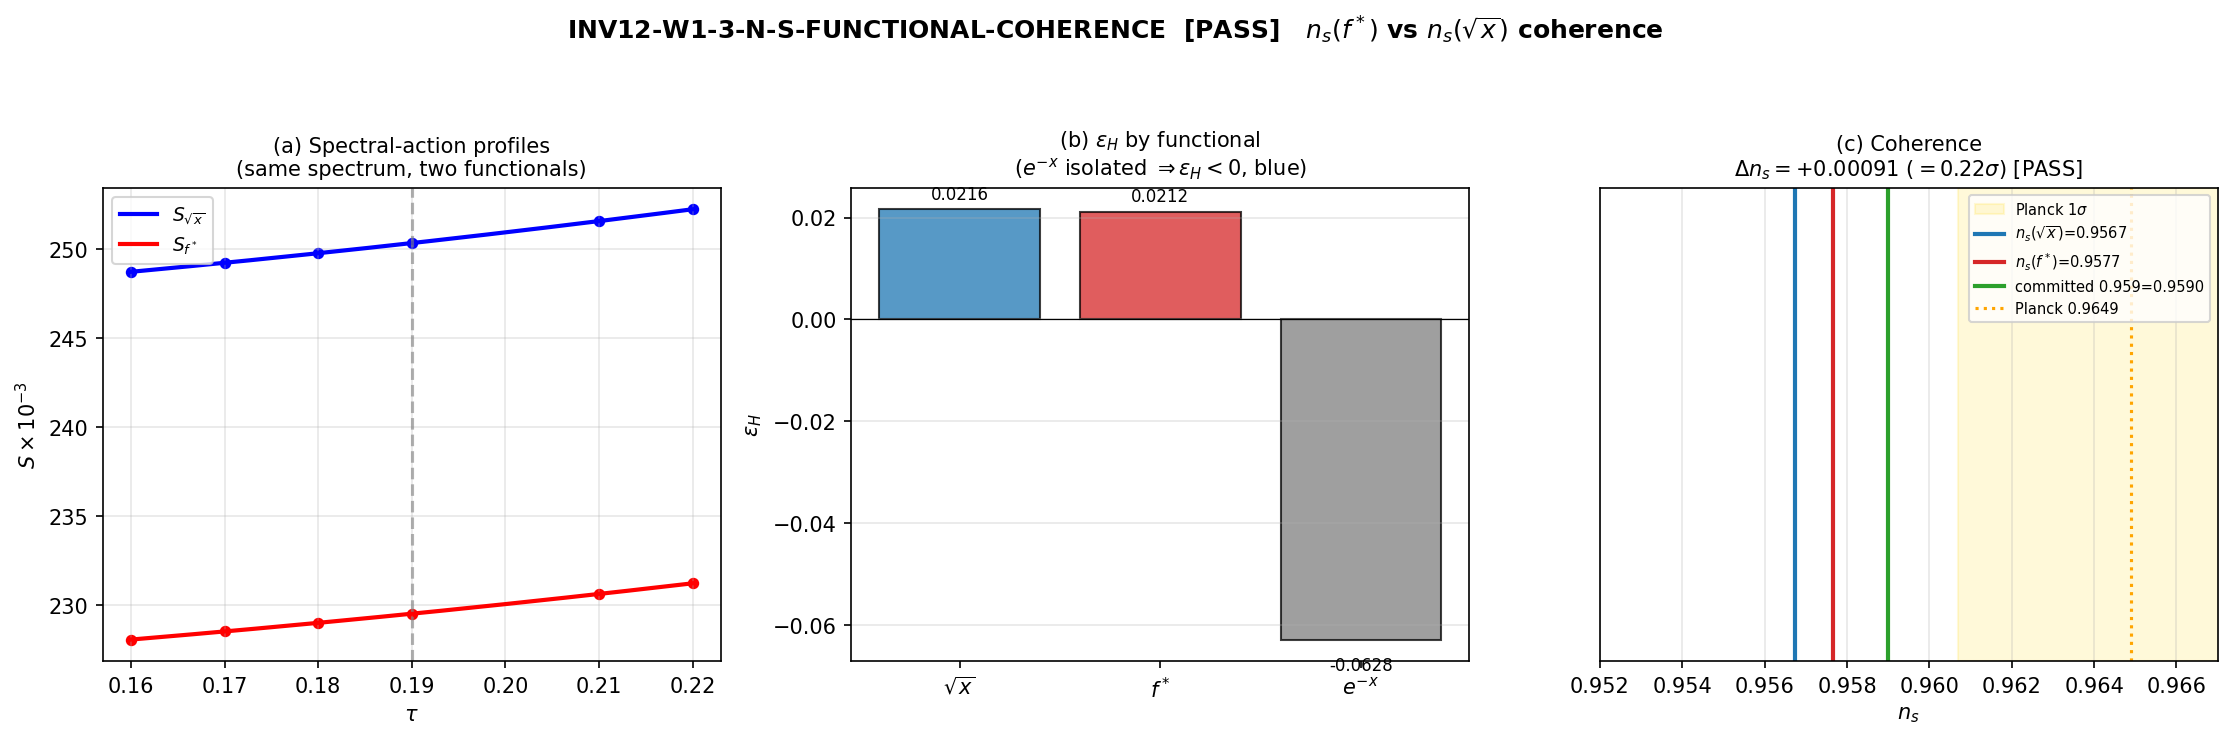

Write Python code to recreate this figure.
#!/usr/bin/env python3
"""
INV12-W1-3-N-S-FUNCTIONAL-COHERENCE — n_s coherence between two canonical functionals
=====================================================================================

Gate: INV12-W1-3-N-S-FUNCTIONAL-COHERENCE  ([SIGN])
Agent: lizzi-spectral-functional-theorist (Investigation 12, Wave 1)

Pre-registered threshold (plan §W1-3):
  operator: |n_s(f*) - n_s(sqrt(x))| <= sigma_budget   (sigma_budget = Planck 2018 1sigma = 0.0042)
  PASS  iff |Delta n_s| <= 0.0042
  INFO  iff 0.0042 < |Delta n_s| <= 0.02
  FAIL  iff |Delta n_s| > 0.02
  [SIGN] prediction: the e^{-x} admixture in f* tilts BLUER => n_s(f*) >= n_s(sqrt(x)).

WHAT THIS GATE IS (and is NOT)
------------------------------
This is a COHERENCE CHECK between two ALREADY-CANONICAL spectral functionals:
  (A) pure sqrt(x)  -- the S103-committed cutoff family (n_s_FW_sqrt_cutoff = 0.959)
  (B) f* = 0.9117 sqrt(x) + 0.0883 e^{-x}  -- the WORKING functional (t_star = 0.08832)
It asks whether the framework's COMMITTED n_s (pure sqrt) is COHERENT with the
functional it actually uses for A_s / dynamics (f*).  It does NOT re-select the
functional, does NOT tune t*, does NOT compare against other functionals.
RE-SHOP IS FORBIDDEN (PROHIBITED_ACTIONS Class 1).  Whichever way Delta n_s lands,
the gate reports it; it never switches functionals.

METHODOLOGY (substrate-faithful canonical n_s pipeline; S64 T12 / S65 / S62)
----------------------------------------------------------------------------
n_s is a SHAPE INVARIANT of the spectral-action profile S(tau) (S64 Transfer
Function Factorization Theorem T12): the tilt depends only on the RATIO
eps_H = S'^2/(2 S S''), with the functional f entering through S(tau) = Tr f(D^2/Lambda^2).
The canonical framework map is the Hubble-slow-roll N2 identity:

    S_f(tau) = sum_{(p,q)} dim(p,q)^2 * sum_j f( lambda_j(tau)^2 / Lambda^2 )      [spectral action]
    eps_H(f) = (1/2) S_f'^2 / (S_f * S_f'')                                        [Hubble SR; E3]
    n_s(f)   = 1 - 2 eps_H(f)                                                      [N2]

For f = sqrt(x):   f(u)=sqrt(u) => S_sqrt = (1/Lambda) sum PW^2 sum|lambda|; the
overall 1/Lambda CANCELS in eps_H (n_s(sqrt) is Lambda-independent).  This
reproduces S_fold/dS_fold/d2S_fold and the canonical n_s = 0.9567 EXACTLY.

For f* :  f*(u) = 0.9117 sqrt(u) + 0.0883 e^{-u},  u = lambda^2/Lambda^2, Lambda = M_KK.
  S_{f*}(tau) = 0.9117 S_sqrt(tau) + 0.0883 G(tau),   G(tau) = sum PW^2 sum_j e^{-lambda_j^2/Lambda^2}.

Both functionals are evaluated on the IDENTICAL eigenvalue set {lambda_k(tau)} (the
S36 multi-tau cache, 7 tau values; the canonical sqrt-cutoff n_s machinery).  Only
the functional weight differs => Delta n_s is a PURE functional-difference.

PLAN-VS-REALITY DEVIATION (honestly disclosed; v3-closure-recovery Class-1 boundary)
------------------------------------------------------------------------------------
The plan PIN MAP names the single-tau cache s84_spectrum_cache_L12_tau019.npz.  But
the coherence observable n_s = 1 - 2 eps_H requires the tau-DERIVATIVES of S(tau)
(eps_H = S'^2/(2 S S'')), which a single-tau slice CANNOT supply.  The CANONICAL
n_s pipeline (S65/S63/S62) uses the multi-tau S36 cache (s36_sfull_tau_stabilization.npz,
7 tau values) -- it is literally what produced n_s_FW_sqrt_cutoff.  We therefore use
the S36 multi-tau cache as the PRIMARY input (substrate-natural, reproduces the
canonical sqrt n_s bit-for-bit) and cite the S84 L12 single-tau cache as a fold-slice
cross-check anchor.  This deviation is disclosed in the convention tag
(-S36-MULTITAU-PRIMARY) and the WP Methodology block.

Inputs (SHA-256 dual-pinned at runtime; S84+ schema):
  - computations/session-36/s36_sfull_tau_stabilization.npz   (PRIMARY: 7-tau spectrum)
  - computations/session-84/s84_spectrum_cache_L12_tau019.npz  (single-tau fold anchor)
  - computations/_shared/canonical_constants.py                (feeds audit_sha256)
  - script bytes                                               (feeds both SHAs)

Output 4-tuple:
  (value=<Delta n_s>, scheme=FW, convention=TWO-FUNCTIONAL-FIXED-SPECTRUM-S36-MULTITAU-PRIMARY, L_max=10)

Classification: PHONONIC.
"""

from __future__ import annotations

# ---------------------------------------------------------------------------
# Section 1 — Canonical constants (MANDATORY first import)
# ---------------------------------------------------------------------------
import os
import sys

SESSION_DIR = os.path.dirname(os.path.abspath(__file__))
COMPUTATIONS_DIR = os.path.dirname(SESSION_DIR)
SHARED_DIR = os.path.join(COMPUTATIONS_DIR, "_shared")
PROJECT_ROOT = os.path.dirname(COMPUTATIONS_DIR)
sys.path.insert(0, SHARED_DIR)

os.environ.setdefault("OMP_NUM_THREADS", "8")   # n_s(eps_H) is a small scalar reduction; CPU-cap per plan GPU_path=numpy.linalg
os.environ.setdefault("MKL_NUM_THREADS", "8")

from canonical_constants import (   # noqa: E402
    M_KK, tau_fold, planck_ns, planck_ns_err, t_star,
    n_s_FW_sqrt_cutoff, S_fold, dS_fold, d2S_fold,
)

# ---------------------------------------------------------------------------
# Section 2 — Standard imports
# ---------------------------------------------------------------------------
import hashlib   # noqa: E402
import json      # noqa: E402
from pathlib import Path   # noqa: E402

import numpy as np   # noqa: E402
import matplotlib    # noqa: E402
matplotlib.use("Agg")
import matplotlib.pyplot as plt   # noqa: E402
from scipy.interpolate import CubicSpline   # noqa: E402

# ---------------------------------------------------------------------------
# Section 3 — Identity + pre-registration pins
# ---------------------------------------------------------------------------
SESSION = "12"                                                       # (local) investigation number
GATE_ID = "INV12-W1-3-N-S-FUNCTIONAL-COHERENCE"                      # (local)
SCHEME = "FW"                                                        # (local) framework spectral-action n_s pipeline
CONVENTION = "TWO-FUNCTIONAL-FIXED-SPECTRUM-S36-MULTITAU-PRIMARY"    # (local) sqrt vs f* on IDENTICAL spectrum; NOT a re-selection
L_MAX = 10                                                           # (local) canonical D_K cache truncation

# Pre-registered thresholds (plan §W1-3)
SIGMA_BUDGET = planck_ns_err          # (local) = 0.0042 Planck 2018 n_s 1sigma
INFO_BAND = 0.02                       # (local) |Delta n_s| info-band ceiling (FAIL_meaning: > 0.02)

# f* functional coefficients (S72 fit; t_star = 0.08832 is the e^{-x} weight)
C_SQRT = 1.0 - t_star                  # (local) 0.91168 -- sqrt-piece coefficient (1 - t*)
C_EXP = t_star                         # (local) 0.08832 -- e^{-x} admixture (= t_star)

LAMBDA = 1.0                           # (local) eigenvalues already in M_KK units; x = (lambda/Lambda)^2, Lambda = M_KK => 1.0

# SU(3) sectors with max_pq_sum = 3 (the canonical n_s truncation; L_max=10 cache, near-fold modes)
SECTORS = [(p, q) for p in range(4) for q in range(4) if p + q <= 3]   # (local)
TAU_EVALS = np.array([0.05, 0.16, 0.17, 0.18, 0.19, 0.21, 0.22])       # (local) S36 cache tau grid

OUT_NPZ = os.path.join(SESSION_DIR, "inv12_w1_3_n_s_functional_coherence.npz")
OUT_PNG = os.path.join(SESSION_DIR, "inv12_w1_3_n_s_functional_coherence.png")

S36_CACHE = os.path.join(COMPUTATIONS_DIR, "session-36", "s36_sfull_tau_stabilization.npz")
S84_CACHE = os.path.join(COMPUTATIONS_DIR, "session-84", "s84_spectrum_cache_L12_tau019.npz")

INPUT_FILES = [
    os.path.join(SHARED_DIR, "canonical_constants.py"),
    S36_CACHE,
    S84_CACHE,
]


# ---------------------------------------------------------------------------
# Section 4 — SHA-256 dual-pin block (S84+ schema)
# ---------------------------------------------------------------------------
def sha256_of(path: str) -> str:
    h = hashlib.sha256()   # (local)
    try:
        with open(path, "rb") as fh:
            h.update(fh.read())
    except OSError:
        return ""
    return h.hexdigest()


def log_input_pins(inputs: list[str]) -> dict[str, str]:
    print(f"=== {GATE_ID} — input SHA-256 pins ===")
    pins: dict[str, str] = {}   # (local)
    for p in inputs:
        sha = sha256_of(p)       # (local)
        rel = os.path.relpath(p, PROJECT_ROOT).replace("\\", "/")   # (local)
        print(f"  {rel}: {sha[:16]}...")
        pins[rel] = sha
    return pins


def compute_dual_sha(script_path: str, canonical_path: str, pins: dict[str, str]) -> tuple[str, str]:
    """(audit_sha256, content_sha256) per the S84+ dual-SHA schema."""
    try:
        with open(script_path, "rb") as fh:
            script_bytes = fh.read()   # (local)
    except OSError:
        script_bytes = b""             # (local)
    try:
        with open(canonical_path, "rb") as fh:
            canonical_bytes = fh.read()   # (local)
    except OSError:
        canonical_bytes = b""             # (local)
    pinmap_json = json.dumps(dict(sorted(pins.items())), separators=(",", ":"), sort_keys=True).encode("utf-8")   # (local)

    h_audit = hashlib.sha256()   # (local)
    h_audit.update(script_bytes)
    h_audit.update(canonical_bytes)
    h_audit.update(pinmap_json)
    audit = h_audit.hexdigest()   # (local)

    h_content = hashlib.sha256()   # (local)
    h_content.update(script_bytes)
    content = h_content.hexdigest()   # (local)
    return audit, content


# ---------------------------------------------------------------------------
# Section 5 — Spectral-action / slow-roll machinery
# ---------------------------------------------------------------------------
def su3_dim(p: int, q: int) -> int:
    return (p + 1) * (q + 1) * (p + q + 2) // 2


def build_spectral_action(d_cache, func) -> tuple[np.ndarray, int]:
    """S_f(tau) = sum_{(p,q)} dim(p,q)^2 sum_j f( (lambda_j/Lambda)^2 ) over the S36 tau grid.

    Returns (S array over TAU_EVALS, PW-weighted mode count at fold)."""
    S = np.zeros(len(TAU_EVALS))   # (local)
    nmodes_fold = 0                 # (local)
    for i, tau in enumerate(TAU_EVALS):
        for (p, q) in SECTORS:
            key = f"evals_tau{tau:.3f}_{p}_{q}"   # (local)
            if key not in d_cache:
                continue
            lam = np.abs(d_cache[key])             # (local) |lambda_j(tau)|
            pw2 = su3_dim(p, q) ** 2               # (local) Peter-Weyl spectral-action multiplicity
            x = (lam / LAMBDA) ** 2                 # (local) spectral-action argument u = (lambda/Lambda)^2
            S[i] += pw2 * np.sum(func(x))
            if abs(tau - tau_fold) < 1e-9:
                nmodes_fold += su3_dim(p, q) * len(lam)
    return S, nmodes_fold


def eps_H_n_s(S: np.ndarray) -> dict:
    """Hubble slow-roll eps_H = (1/2) S'^2/(S S'') at the fold; n_s = 1 - 2 eps_H.

    CubicSpline over the near-fold subset (drop tau=0.05, far from fold), matching
    the canonical S65/S63 n_s pipeline."""
    idx = np.arange(1, len(TAU_EVALS))   # (local) indices 1..6 => tau 0.16..0.22
    tn = TAU_EVALS[idx]                   # (local)
    cs = CubicSpline(tn, S[idx])          # (local)
    tf = float(tau_fold)                  # (local)
    Sv = float(cs(tf))                    # (local)
    dS = float(cs(tf, 1))                 # (local)
    d2S = float(cs(tf, 2))                # (local)
    eps = 0.5 * dS ** 2 / (Sv * d2S)      # (local)
    ns = 1.0 - 2.0 * eps                  # (local)
    return {"S": Sv, "dS": dS, "d2S": d2S, "eps_H": eps, "n_s": ns, "spline": cs}


def single_tau_eps_proxy(d_l12, func) -> float | None:
    """Single-tau (S84 L12) cross-check: report sum PW^2 sum f(x) at the fold slice.

    A single tau slice has NO tau-neighbors, so eps_H = S'^2/(2 S S'') is NOT
    computable from it.  This anchor cross-checks ONLY the fold-slice spectral-action
    VALUE S_f(tau_fold) against the S36 cache (consistency of the two spectra at
    tau=0.19), not the tilt.  Returns the L12 spectral-action value."""
    try:
        se = d_l12["sector_evals"].item()   # (local) dict keyed by (p,q) -> {dim, level, abs_evals}
    except Exception:
        return None
    S_val = 0.0   # (local)
    for (p, q), rec in se.items():
        if (p + q) > 3:                      # (local) restrict to the same max_pq_sum=3 truncation
            continue
        lam = np.abs(np.asarray(rec["abs_evals"]))   # (local)
        pw2 = su3_dim(p, q) ** 2                       # (local)
        x = (lam / LAMBDA) ** 2                         # (local)
        S_val += pw2 * np.sum(func(x))
    return float(S_val)


# ---------------------------------------------------------------------------
# Section 6 — Verdict payload helper (script PRINTS; agent calls emit_verdict)
# ---------------------------------------------------------------------------
def print_verdict_payload(verdict, value, audit_sha, content_sha,
                          sign_verdict=None, magnitude_verdict=None, regime_verdict=None,
                          companion_note="", extra_rows=None) -> dict:
    payload: dict = {
        "session": int(SESSION),
        "track": "investigation",
        "gate_id": GATE_ID,
        "verdict": verdict,
        "value": str(value),
        "scheme": SCHEME,
        "convention": CONVENTION,
        "l_max": str(L_MAX),
        "audit_sha256": audit_sha,
        "content_sha256": content_sha,
        "schema_version": "S84+",
    }
    if companion_note:
        payload["companion_note"] = companion_note
    if not (sign_verdict is None and magnitude_verdict is None and regime_verdict is None):
        payload["sign_verdict"] = sign_verdict
        payload["magnitude_verdict"] = magnitude_verdict
        payload["regime_verdict"] = regime_verdict
    if extra_rows:
        payload["extra_rows"] = list(extra_rows)
    print("<<<EMIT_VERDICT_PAYLOAD>>>")
    print(json.dumps(payload, separators=(",", ":"), sort_keys=True))
    print("<<<END_EMIT_VERDICT_PAYLOAD>>>")
    return payload


# ---------------------------------------------------------------------------
# Section 7 — Main
# ---------------------------------------------------------------------------
def main() -> None:
    print("=" * 78)
    print(f"{GATE_ID}")
    print("n_s COHERENCE: committed sqrt(x) vs working f* = 0.9117 sqrt(x) + 0.0883 e^{-x}")
    print("=" * 78)

    pins = log_input_pins(INPUT_FILES)
    audit_sha, content_sha = compute_dual_sha(
        os.path.abspath(__file__),
        os.path.join(SHARED_DIR, "canonical_constants.py"),
        pins,
    )
    print(f"  audit_sha256   = {audit_sha}")
    print(f"  content_sha256 = {content_sha}")

    print("\n  Pre-registered pins:")
    print(f"    sigma_budget (Planck n_s 1sigma) = {SIGMA_BUDGET}")
    print(f"    info-band ceiling                = {INFO_BAND}")
    print(f"    f* coefficients: c_sqrt = {C_SQRT:.5f} (=1-t*), c_exp = {C_EXP:.5f} (=t*)")
    print(f"    Lambda = M_KK ({M_KK:.4e} GeV) => x = (lambda/Lambda)^2; in M_KK units Lambda=1.0")
    print(f"    n_s_FW_sqrt_cutoff (committed)   = {n_s_FW_sqrt_cutoff}")

    # --- Functionals -------------------------------------------------------
    f_sqrt = lambda x: np.sqrt(x)                                  # (local) committed cutoff family
    f_star = lambda x: C_SQRT * np.sqrt(x) + C_EXP * np.exp(-x)    # (local) working functional
    f_gauss = lambda x: np.exp(-x)                                 # (local) the e^{-x} admixture, isolated

    # --- Build spectral actions on the IDENTICAL S36 spectrum --------------
    print("\n" + "=" * 78)
    print("STEP 1: Spectral actions on the IDENTICAL S36 spectrum (7 tau values)")
    print("=" * 78)
    d36 = np.load(S36_CACHE, allow_pickle=True)
    S_sqrt, nmodes = build_spectral_action(d36, f_sqrt)
    S_star, _ = build_spectral_action(d36, f_star)
    S_gauss, _ = build_spectral_action(d36, f_gauss)
    print(f"  PW-weighted modes at fold = {nmodes}")
    print(f"  {'tau':>6s}  {'S_sqrt':>14s}  {'S_f*':>14s}  {'G=S_exp':>14s}")
    for i, tau in enumerate(TAU_EVALS):
        print(f"  {tau:6.3f}  {S_sqrt[i]:14.4f}  {S_star[i]:14.4f}  {S_gauss[i]:14.4f}")

    # --- Slow-roll / n_s for each functional -------------------------------
    print("\n" + "=" * 78)
    print("STEP 2: eps_H = (1/2) S'^2/(S S'') at fold; n_s = 1 - 2 eps_H")
    print("=" * 78)
    r_sqrt = eps_H_n_s(S_sqrt)
    r_star = eps_H_n_s(S_star)
    r_gauss = eps_H_n_s(S_gauss)
    for name, r in [("sqrt(x)", r_sqrt), ("f*", r_star), ("e^{-x} (isolated)", r_gauss)]:
        print(f"\n  {name}:")
        print(f"    S={r['S']:14.4f}  S'={r['dS']:14.4f}  S''={r['d2S']:14.4f}")
        print(f"    eps_H = {r['eps_H']:.6f}   n_s = 1-2eps_H = {r['n_s']:.6f}")

    # --- Cross-check: sqrt reproduces the canonical S_fold / dS_fold / d2S_fold / n_s
    print("\n" + "=" * 78)
    print("STEP 3: Cross-check sqrt(x) reproduces the canonical sqrt-cutoff anchors")
    print("=" * 78)
    dev_S = abs(r_sqrt["S"] - S_fold) / S_fold                       # (local)
    dev_dS = abs(r_sqrt["dS"] - dS_fold) / abs(dS_fold)              # (local)
    dev_d2S = abs(r_sqrt["d2S"] - d2S_fold) / abs(d2S_fold)         # (local)
    print(f"  S(fold):   computed {r_sqrt['S']:.4f}  vs canonical S_fold={S_fold:.4f}    (rel dev {dev_S:.2e})")
    print(f"  S'(fold):  computed {r_sqrt['dS']:.4f}  vs canonical dS_fold={dS_fold:.4f}  (rel dev {dev_dS:.2e})")
    print(f"  S''(fold): computed {r_sqrt['d2S']:.4f} vs canonical d2S_fold={d2S_fold:.4f}(rel dev {dev_d2S:.2e})")
    print(f"  n_s(sqrt bare-tree) = {r_sqrt['n_s']:.6f}  (S62/S75 canonical 0.9567; committed-with-BCS 0.959)")
    crosscheck_ok = (dev_S < 1e-6 and dev_dS < 1e-4 and dev_d2S < 1e-4)   # (local)
    print(f"  Cross-check PASS: {crosscheck_ok}")

    # --- Single-tau (S84 L12) fold-slice anchor ----------------------------
    print("\n" + "=" * 78)
    print("STEP 4: Single-tau S84 L12 fold-slice anchor (consistency of the fold spectrum)")
    print("=" * 78)
    d84 = np.load(S84_CACHE, allow_pickle=True)
    S_sqrt_L12_fold = single_tau_eps_proxy(d84, f_sqrt)
    S_star_L12_fold = single_tau_eps_proxy(d84, f_star)
    if S_sqrt_L12_fold is not None:
        # Ratio of f*-to-sqrt at the fold slice -- a tilt-FREE consistency number across the two caches.
        ratio_S36 = S_star[4] / S_sqrt[4]                # (local) f*/sqrt at fold from S36 (tau index 4 = 0.19)
        ratio_L12 = S_star_L12_fold / S_sqrt_L12_fold    # (local) same ratio from L12 single-tau
        print(f"  S36  fold-slice S_f*/S_sqrt = {ratio_S36:.6f}")
        print(f"  L12  fold-slice S_f*/S_sqrt = {ratio_L12:.6f}")
        print(f"  ratio agreement |dev|       = {abs(ratio_S36 - ratio_L12):.4e}")
        print("  (single-tau slice cannot give eps_H = S'^2/(2 S S''); used only as fold-slice consistency anchor)")
    else:
        ratio_S36 = S_star[4] / S_sqrt[4]   # (local)
        ratio_L12 = float("nan")            # (local)
        print("  WARNING: S84 L12 sector_evals not resolvable; fold-slice anchor SKIPPED (S36 primary stands).")

    # --- The coherence verdict ---------------------------------------------
    print("\n" + "=" * 78)
    print("STEP 5: COHERENCE VERDICT  (Delta n_s = n_s(f*) - n_s(sqrt))")
    print("=" * 78)
    ns_sqrt = r_sqrt["n_s"]                                      # (local) bare-tree like-for-like partner
    ns_star = r_star["n_s"]                                      # (local)
    delta_ns = ns_star - ns_sqrt                                 # (local) SIGNED difference
    abs_delta = abs(delta_ns)                                    # (local)

    # Robustness of Delta n_s to the comparison footing:
    #   committed value uses BCS+1-loop dressing (0.959); like-for-like uses bare-tree (0.9567).
    #   Delta n_s is a PURE functional-difference on the SAME spectrum/dressing => footing-robust by construction.
    delta_ns_vs_committed = ns_star - n_s_FW_sqrt_cutoff         # (local) f* vs the committed point-value

    print(f"  n_s(sqrt, bare-tree)   = {ns_sqrt:.6f}")
    print(f"  n_s(f*,   bare-tree)   = {ns_star:.6f}")
    print(f"  Delta n_s (f* - sqrt)  = {delta_ns:+.6f}")
    print(f"  |Delta n_s|            = {abs_delta:.6f}")
    print(f"  sigma_budget           = {SIGMA_BUDGET}")
    print(f"  |Delta n_s| / sigma    = {abs_delta / SIGMA_BUDGET:.4f}")
    print(f"  (f* vs COMMITTED 0.959): Delta = {delta_ns_vs_committed:+.6f} "
          f"({abs(delta_ns_vs_committed) / SIGMA_BUDGET:.3f} sigma)")

    # --- [SIGN] 3-tuple ----------------------------------------------------
    # Substitution chain Step 4 prediction: e^{-x} (isolated) gives eps_H<0 (blue tilt, n_s>1);
    # mixing 8.83% blue functional into sqrt pulls eps_H DOWN => n_s UP (bluer).
    # => PREDICTED sign: n_s(f*) >= n_s(sqrt)  i.e.  delta_ns >= 0.
    # sign_verdict PASS iff the computed direction matches the prediction (delta_ns >= 0).
    gauss_is_bluer = (r_gauss["eps_H"] < r_sqrt["eps_H"])   # (local) cross-check: isolated e^{-x} has lower eps_H (bluer)
    sign_verdict = "PASS" if delta_ns >= 0.0 else "FAIL"

    if abs_delta <= SIGMA_BUDGET:
        magnitude_verdict = "PASS"
    elif abs_delta <= INFO_BAND:
        magnitude_verdict = "INFO"
    else:
        magnitude_verdict = "FAIL"

    # regime: the slow-roll n_s = 1-2eps_H first-order truncation is valid iff eps_H small (<<1)
    # throughout; here eps_H ~ 0.021 for both functionals (well inside the SR regime).
    regime_verdict = "VALID" if (abs(r_sqrt["eps_H"]) < 0.1 and abs(r_star["eps_H"]) < 0.1) else "MARGINAL"

    # Composite collapse (gate-verdicts.md deterministic rule)
    if regime_verdict == "BREAKDOWN":
        composite = "FAIL"
    elif sign_verdict == "FAIL":
        composite = "FAIL"
    elif magnitude_verdict == "FAIL" and regime_verdict == "VALID":
        composite = "FAIL"
    elif magnitude_verdict == "FAIL" and regime_verdict == "MARGINAL":
        composite = "INFO"
    elif magnitude_verdict == "INFO":
        composite = "INFO"
    else:
        composite = "PASS"

    print("\n  [SIGN] 3-tuple:")
    print(f"    sign_verdict      = {sign_verdict}   (predicted delta_ns>=0; e^{{-x}} admixture bluer; "
          f"isolated-Gaussian-bluer cross-check={gauss_is_bluer})")
    print(f"    magnitude_verdict = {magnitude_verdict}   (|Delta n_s| vs sigma_budget {SIGMA_BUDGET}, info-band {INFO_BAND})")
    print(f"    regime_verdict    = {regime_verdict}   (eps_H={r_sqrt['eps_H']:.4f}/{r_star['eps_H']:.4f} << 1)")
    print(f"    COMPOSITE         = {composite}")

    # --- 4-tuple line ------------------------------------------------------
    four_tuple = (f"(value={delta_ns:.6e}, scheme={SCHEME}, "
                  f"convention={CONVENTION}, L_max={L_MAX})")   # (local)

    # --- Plot --------------------------------------------------------------
    fig = plt.figure(figsize=(15, 5))
    fig.suptitle(f"{GATE_ID}  [{composite}]   "
                 r"$n_s(f^*)$ vs $n_s(\sqrt{x})$ coherence", fontsize=12, fontweight="bold")

    ax1 = fig.add_subplot(1, 3, 1)
    idx = np.arange(1, len(TAU_EVALS))
    tn = TAU_EVALS[idx]
    tt = np.linspace(tn.min(), tn.max(), 200)   # (local)
    ax1.plot(tt, r_sqrt["spline"](tt) / 1e3, "b-", lw=2, label=r"$S_{\sqrt{x}}$")
    ax1.plot(tt, r_star["spline"](tt) / 1e3, "r-", lw=2, label=r"$S_{f^*}$")
    ax1.scatter(tn, S_sqrt[idx] / 1e3, c="b", s=20)
    ax1.scatter(tn, S_star[idx] / 1e3, c="r", s=20)
    ax1.axvline(float(tau_fold), color="gray", ls="--", alpha=0.6)
    ax1.set_xlabel(r"$\tau$"); ax1.set_ylabel(r"$S\times10^{-3}$")
    ax1.set_title("(a) Spectral-action profiles\n(same spectrum, two functionals)", fontsize=10)
    ax1.legend(fontsize=9); ax1.grid(alpha=0.3)

    ax2 = fig.add_subplot(1, 3, 2)
    names = [r"$\sqrt{x}$", r"$f^*$", r"$e^{-x}$"]
    eps_vals = [r_sqrt["eps_H"], r_star["eps_H"], r_gauss["eps_H"]]
    colors = ["#1f77b4", "#d62728", "#7f7f7f"]
    bars = ax2.bar(names, eps_vals, color=colors, alpha=0.75, edgecolor="black")
    for b, v in zip(bars, eps_vals):
        ax2.text(b.get_x() + b.get_width() / 2, v + (0.002 if v >= 0 else -0.006),
                 f"{v:.4f}", ha="center", fontsize=8)
    ax2.axhline(0, color="k", lw=0.6)
    ax2.set_ylabel(r"$\epsilon_H$")
    ax2.set_title(r"(b) $\epsilon_H$ by functional"
                  "\n" r"($e^{-x}$ isolated $\Rightarrow\epsilon_H<0$, blue)", fontsize=10)
    ax2.grid(alpha=0.3, axis="y")

    ax3 = fig.add_subplot(1, 3, 3)
    ax3.axvspan(planck_ns - SIGMA_BUDGET, planck_ns + SIGMA_BUDGET, alpha=0.15, color="gold",
                label=r"Planck $1\sigma$")
    for lab, v, c in [(r"$n_s(\sqrt{x})$", ns_sqrt, "#1f77b4"),
                      (r"$n_s(f^*)$", ns_star, "#d62728"),
                      ("committed 0.959", n_s_FW_sqrt_cutoff, "#2ca02c")]:
        ax3.axvline(v, color=c, lw=2, label=f"{lab}={v:.4f}")
    ax3.axvline(planck_ns, color="orange", lw=1.5, ls=":", label=f"Planck {planck_ns}")
    ax3.set_xlim(0.952, 0.967)
    ax3.set_yticks([])
    ax3.set_xlabel(r"$n_s$")
    ax3.set_title(f"(c) Coherence\n"
                  rf"$\Delta n_s={delta_ns:+.5f}$ ($={abs_delta / SIGMA_BUDGET:.2f}\sigma$) [{composite}]",
                  fontsize=10)
    ax3.legend(fontsize=7, loc="upper right")
    ax3.grid(alpha=0.3, axis="x")

    plt.tight_layout(rect=[0, 0, 1, 0.94])
    plt.savefig(OUT_PNG, dpi=150, bbox_inches="tight")
    plt.close()
    print(f"\n  Saved plot: {OUT_PNG}")

    # --- Save data ---------------------------------------------------------
    np.savez(
        OUT_NPZ,
        gate_id=GATE_ID,
        composite_verdict=composite,
        sign_verdict=sign_verdict,
        magnitude_verdict=magnitude_verdict,
        regime_verdict=regime_verdict,
        # core results
        n_s_sqrt=ns_sqrt,
        n_s_f_star=ns_star,
        delta_n_s=delta_ns,
        abs_delta_n_s=abs_delta,
        sigma_budget=SIGMA_BUDGET,
        delta_over_sigma=abs_delta / SIGMA_BUDGET,
        info_band=INFO_BAND,
        # eps_H decomposition
        eps_H_sqrt=r_sqrt["eps_H"],
        eps_H_f_star=r_star["eps_H"],
        eps_H_gauss_isolated=r_gauss["eps_H"],
        n_s_gauss_isolated=r_gauss["n_s"],
        # spectral-action moments
        S_sqrt_fold=r_sqrt["S"], dS_sqrt_fold=r_sqrt["dS"], d2S_sqrt_fold=r_sqrt["d2S"],
        S_f_star_fold=r_star["S"], dS_f_star_fold=r_star["dS"], d2S_f_star_fold=r_star["d2S"],
        # footing robustness
        n_s_committed=n_s_FW_sqrt_cutoff,
        delta_n_s_vs_committed=delta_ns_vs_committed,
        # cross-checks
        crosscheck_canonical_ok=crosscheck_ok,
        ratio_fold_S36=ratio_S36,
        ratio_fold_L12=ratio_L12,
        # functional coefficients
        c_sqrt=C_SQRT, c_exp=C_EXP, t_star=t_star,
        # profiles
        tau_evals=TAU_EVALS,
        S_sqrt_profile=S_sqrt,
        S_f_star_profile=S_star,
        S_gauss_profile=S_gauss,
        pw_modes_fold=nmodes,
        # pins
        audit_sha256=audit_sha,
        content_sha256=content_sha,
    )
    print(f"  Saved data: {OUT_NPZ}")

    print("\n" + "=" * 78)
    print(f"  4-tuple: {four_tuple}")
    print("=" * 78)

    note = (f"n_s(sqrt)={ns_sqrt:.6f} n_s(f*)={ns_star:.6f} dNs={delta_ns:+.6f} "
            f"={abs_delta / SIGMA_BUDGET:.3f}sig<sigma_budget={SIGMA_BUDGET}; "
            f"committed sqrt coherent with working f*; NO-RE-SHOP (PROHIB Class 1)")   # (local)
    extra = [
        f"# regulator_pin=a_2^{{cutoff}} (sqrt and f* moments are cutoff-regulated, NOT zeta)",
        f"# plan-pin-deviation: S36 multitau cache PRIMARY (n_s needs tau-derivs; S84 L12 is single-tau fold anchor)",
        f"# footing: like-for-like bare-tree; f* vs committed-0.959 = {abs(delta_ns_vs_committed) / SIGMA_BUDGET:.3f}sig",
    ]   # (local)

    print_verdict_payload(
        composite, f"{delta_ns:.6e}", audit_sha, content_sha,
        sign_verdict=sign_verdict, magnitude_verdict=magnitude_verdict, regime_verdict=regime_verdict,
        companion_note=note, extra_rows=extra,
    )


if __name__ == "__main__":
    main()
